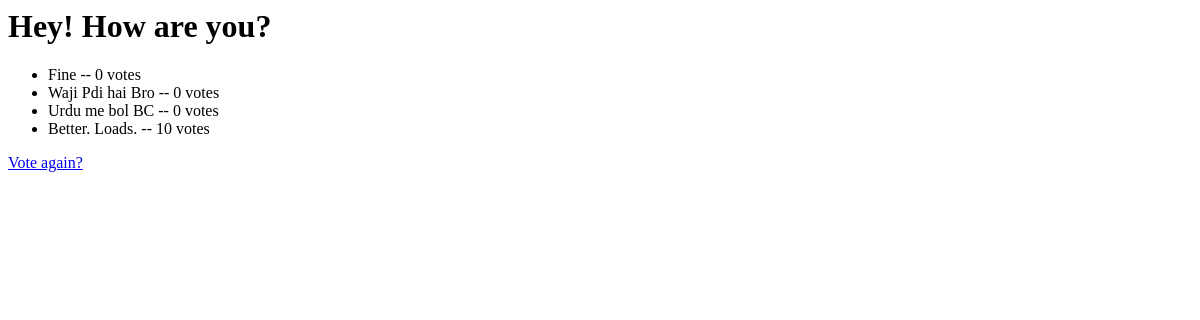
Before: /polls/1/results/ with the older database file.
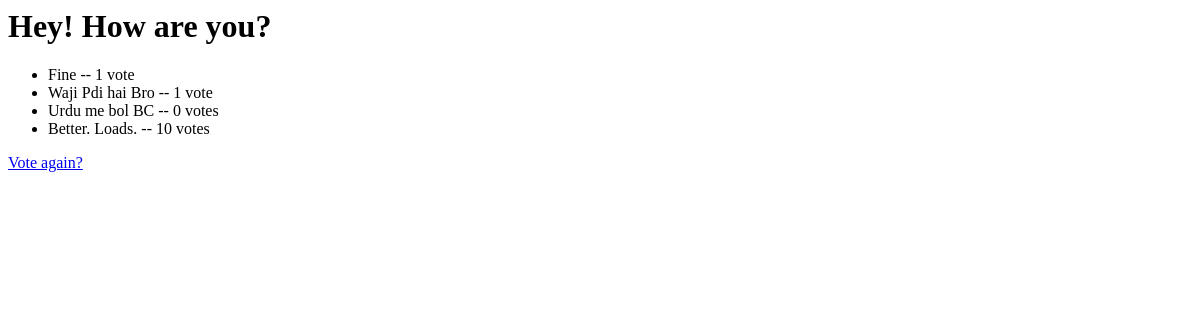
After: the same page with the newer database file.
### polls/models.py (models this page shows, shortened)
class Choice(models.Model):
    question = models.ForeignKey(Question, on_delete=models.CASCADE)
    choice_text = models.CharField(max_length=200)
    votes = models.IntegerField(default=0)

### polls/views.py (the view)
# urls.py: path('<int:pk>/results/',views.ResultView.as_view(), name= "results"),
class ResultView(generic.DetailView):
    template_name = 'polls/results.html'
    model = Question

### polls/templates/polls/results.html
<h1>{{ question.question_text }}</h1>
<ul>
{% for choice in question.choice_set.all %}
    <li>{{ choice.choice_text }} -- {{ choice.votes }} vote{{ choice.votes|pluralize }}</li>
{% endfor %}
</ul>
<a href="{% url 'polls:detail' question.id %}">Vote again?</a>

Changed rows visible on the page:
changed Choice "Fine": votes "0" → "1"
changed Choice "Waji Pdi hai Bro": votes "0" → "1"
